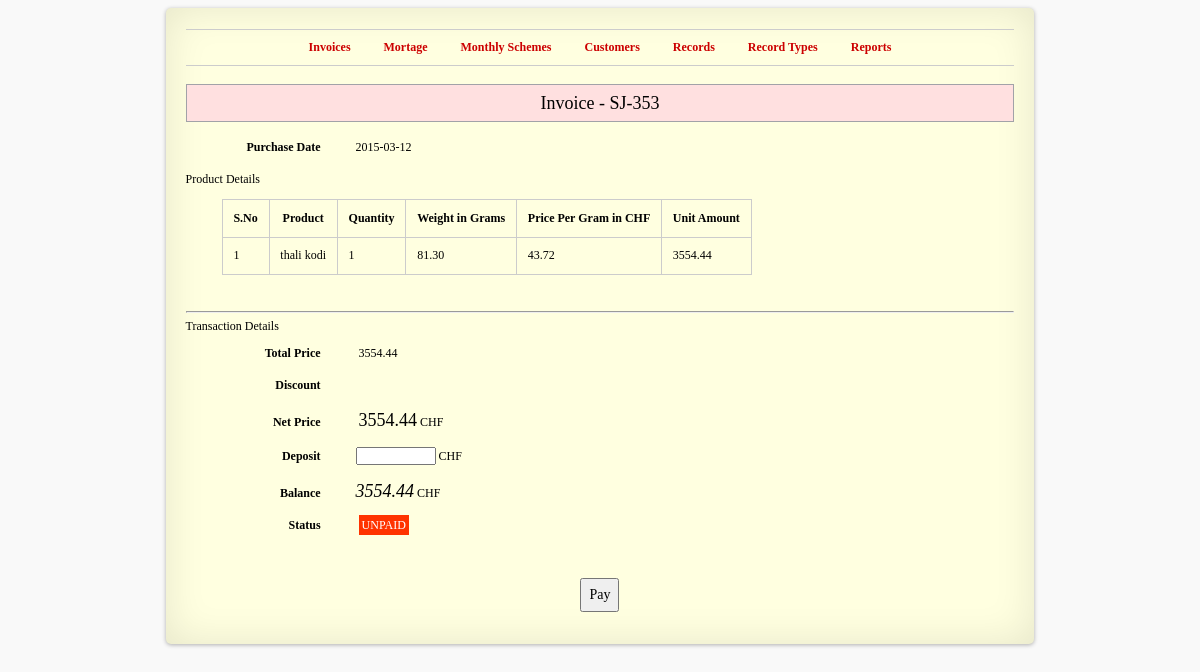
Page /invoice.php?pinv_id=353 (signed in) on the committed database.
### tables this page shows
CREATE TABLE IF NOT EXISTS `orders` (
  `order_id` mediumint(10) NOT NULL AUTO_INCREMENT,
  `product_id` int(10) NOT NULL,
  `quantity` int(10) NOT NULL,
  `unit_weight` float(7,2) NOT NULL,
  `g_unit_price` float(7,2) NOT NULL,
  `mcharges` float(7,2) DEFAULT NULL,
  `unit_amount` float(7,2) NOT NULL,
  `inv_id` mediumint(10) DEFAULT NULL,
  `m_id` mediumint(10) DEFAULT NULL,
  PRIMARY KEY (`order_id`)
);

CREATE TABLE IF NOT EXISTS `invoices` (
  `inv_id` mediumint(10) NOT NULL AUTO_INCREMENT,
  `cust_id` mediumint(10) DEFAULT NULL,
  `mdate` date NOT NULL,
  PRIMARY KEY (`inv_id`)
);

CREATE TABLE IF NOT EXISTS `transactions` (
  `inv_id` int(11) NOT NULL,
  `total_price` float(7,2) DEFAULT NULL,
  `discount` float(7,2) DEFAULT NULL,
  `net_amount` float(7,2) DEFAULT NULL,
  `deposit` float(7,2) DEFAULT NULL,
  `balance` float(7,2) DEFAULT NULL,
  `status` varchar(10) DEFAULT NULL,
  PRIMARY KEY (`inv_id`)
);

### funcs/db/db.php (called while the page is built, shortened)
<?php
function getDBConnection(){
	$db_name='jewellery_db';
	$db_user='jewellery_db';
	$db_pass='jewellery_db';
	$conn=mysqli_connect('localhost',$db_user, $db_pass, $db_name) or die("error occured on getConnection " . mysqli_error($conn));
	return $conn;
}
function getFetchArray($sql){
	$conn=getDBConnection();
	$result= mysqli_query($conn, $sql) or die ("Er:getFetchArray ".mysqli_error()." sql - ".$sql);
	$rows=null;
	while ($row=mysqli_fetch_array($result, MYSQLI_BOTH)){
		$rows[] = $row;
	}
	return $rows;
}
?>

### funcs/invoice/displayInvoice.php (the view, shortened to what this page needs)
<?php
function displayFormToPayInvoice($inv_id, $errMsg, $role){
	$flag=4;$content=null;$insideHead=null;
	$rows=getFetchArray(getInvoiceDetailsByIdSQL($inv_id));
	foreach ($rows as $result)
	{
		$inv_id= $result['inv_id'];
		$bdate= $result['mdate'];
		$cust_id=$result['cust_id'];
		$total_amount=$result['total_price'];
		$discount=$result['discount'];
		$net_amount=$result['net_amount'];
		$deposit=$result['deposit'];
		$balance=$result['balance'];
		$status=$result['status'];
		$content=$errMsg.getInvoiceFieldsForPay($bdate, $inv_id, $total_amount, $discount,$net_amount,$deposit, $balance, displayOrderStatus($status), $cust_id, $flag, $role);
	}
	$heading="Invoice - ".PREFIX_INV_NR.$inv_id;
	$data=getHTMLPage(MAIN_TITLE,$heading,$content, $insideHead, BGC_FOR_INVOICE);
	return $data;
	}
function getInvoiceFieldsForPay($bdate, $inv_id, $total_amount, $discount,$net_amount,$deposit, $balance, $statusStr, $cust_id, $flag, $role){
$data="<form action='invoice.php' name='payInvoice' method='post'>";
$data=$data."<p><label>Purchase Date</label><label>".$bdate."</label></p>
Product Details
".getTicketDetailsByInvId($inv_id, 1)."
<hr>
Transaction Details
<p><label>Total Price</label> <label>".$total_amount."</label> </p>
<p><label>Discount</label> <label>".$discount."</label></p>
<p><label>Net Price</label> <label><font style='font-size:18px;'>".$net_amount."</font> CHF</label></p>
<p><label>Deposit</label><label><input type='text' name='pay_amount' style='height:1px;width:80px;'></input> CHF </label></p>
<input type='hidden' name='balance' value='".$balance."' />
<input type='hidden' name='deposit' value='".$deposit."' />
<p><label>Balance</label><label><font style='font-size:18px;font-style:italic;'>".$balance."</font> CHF</label> </p>
<p> <label>Status</label> <label>".$statusStr."</label> </p>
".getSubmitButton($flag, $inv_id,$cust_id, $role)."</form>";
return $data;
}

### funcs/utility.php (shortened to what this page needs)
<?php
function getHTMLPage($title,$heading,$content, $insideHead, $bgc){
	$data="<html lang='en-US'>".returnHTMLHead($title, $insideHead)."
<body>
	<div id='container' style='width:70%;background:".$bgc.";'>
		".getSimpleNavigationMenu()."
		<center><p style='font-size:18px;line-height:200%;background:#FFE0E0;border:1px solid #A2A2A8;'>".$heading."</p></center>
			".$content."
	</div>
</body>
</html>";
	return $data;
}
function displayOrderStatus($status){
	$statusStr=null;
	$style="padding:3px;color:#FFF;font-size:12px;";
	$forPaid="style='background:#006600;".$style."'";
	$forUnpaid="style='background:#FF3300;".$style."'";
	$forOrdered="style='background:#3385FF;".$style."'";
	$forWinner="style='background:#FFFF00;".$style.";color:red;'";
	if($status==STATUS_PAID_VALUE){
		$statusStr="<label ".$forPaid.">".$status."</label>";
	}else if($status==STATUS_UNPAID_VALUE){
		$statusStr="<label ".$forUnpaid.">".$status."</label>";
	}else if($status==STATUS_ORDERED_VALUE){
		$statusStr="<label ".$forOrdered.">".$status."</label>";
	}else if($status==STATUS_MEMBER_WINNER){
		$statusStr="<label ".$forWinner.">".$status."</label>";
	}else if($status==STATUS_MEMBER_JOINED){
		$statusStr="<label ".$forOrdered.">".$status."</label>";
	}
	return $statusStr;
}
?>

### funcs/invoice/singleInvoice.php (shortened to what this page needs)
<?php
function getTicketDetailsByInvId($inv_id, $flag){
	$data=
"<table>
	<thead>
		<tr>
			<th>S.No</th>
			<th>Product</th>
			<th>Quantity</th>
			<th>Weight in Grams</th>
			<th>Price Per Gram in CHF </th>
			<th>Unit Amount</th>
		</tr>
	</thead>
	<tbody>";
	if($flag==1){
		$data=$data.getTicketDetails(getProductsDetailsByInvoiceIdSQL($inv_id));
	}else{
		$data=$data.getTicketDetails(getProductsDetailsByMortageIdSQL($inv_id));
	}
	$data=$data."
	</tbody>
</table>";
	return $data;
}
function getSubmitButton($flag, $inv_id,$cust_id, $role){
	if($flag==4){
		return "<p style='margin-top:40px;'>
	<input type='hidden' value='".$inv_id."' name='pinv_id' />
	<center>
		<input type='submit' name='payInvoice' value='Pay' id='submitbutton' />
	</center>
</p>";
	}
}
function getTicketDetails($sql){
	$data=null;
	$rowCount=1;
	$rows=getFetchArray($sql);
	foreach($rows as $result)
	{
		$pro= $result['pro'];
		$inv_id= $result['inv_id'];
		$quantity= $result['quantity'];
		$unit_weight= $result['unit_weight'];
		$g_unit_price= $result['g_unit_price'];
		$unit_amount= $result['unit_amount'];
		$data =$data. "<tr>
			<td>".$rowCount."</td>
			<td>".$pro."</td>
			<td>".$quantity."</td>
			<td>".$unit_weight."</td>
			<td>".$g_unit_price."</td>
			<td>".$unit_amount."</td>
			</tr>";
		$rowCount++;
	}
	return $data;
}

### css/style.css (style rules this page uses)
* { font-size:12px; font-family:verdana; }
body { background-color:#F9F9F9; }
input,textarea { padding:7px; font-size:14px !important; width:250px; }
p > label:first-child { display: inline-block; font-weight: 700; margin-bottom: 5px; padding-right: 35px; text-align: right; width: 135px; }
#submitbutton { width:auto; }
#container { margin:0px auto; width:800px; background-color:#eee; padding:20px; border-radius: 5px; clear: both; -webkit-border-radius: 5px; -moz-border-radius: 5px; border-radius: 5px; -webkit-box-shadow:0 1px 4px rgba(0, 0, 0, 0.3), 0 0 40px rgba(0, 0, 0, 0.1) inset; -moz-box-shadow:0 1px 4px rgba(0, 0, 0, 0.3), 0 0 40px rgba(0, 0, 0, 0.1) inset; box-shadow:0 1px 4px rgba(0, 0, 0, 0.3), 0 0 40px rgba(0, 0, 0, 0.1) inset; }
table { margin: 1em 1em 3em 3em; border-collapse: collapse; }
td, th { padding: 0.9em 0.9em 0.9em .9em; border: 1px #ccc solid; }

### rows in the picture
orders: inv "Invoice - SJ-353", quantity "1", unit_weight "81.30", g_unit_price "43.72", unit_amount "3554.44"
invoices: mdate "2015-03-12", transactions.balance "3554.44", transactions.total_price "3554.44", transactions.net_amount "3554.44", transactions.status "UNPAID"

### other values in the picture
$pro "thali kodi"
